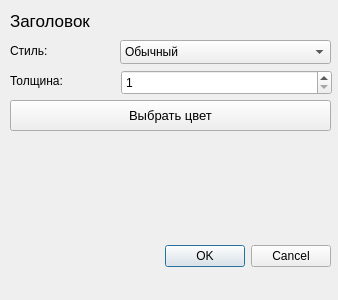
<?xml version="1.0" encoding="UTF-8"?>
<ui version="4.0">
 <class>PenDialog</class>
 <widget class="QDialog" name="PenDialog">
  <property name="geometry">
   <rect>
    <x>0</x>
    <y>0</y>
    <width>338</width>
    <height>300</height>
   </rect>
  </property>
  <property name="windowTitle">
   <string>Dialog</string>
  </property>
  <widget class="QDialogButtonBox" name="buttonBox">
   <property name="geometry">
    <rect>
     <x>20</x>
     <y>240</y>
     <width>311</width>
     <height>32</height>
    </rect>
   </property>
   <property name="orientation">
    <enum>Qt::Horizontal</enum>
   </property>
   <property name="standardButtons">
    <set>QDialogButtonBox::Cancel|QDialogButtonBox::Ok</set>
   </property>
  </widget>
  <widget class="QLabel" name="labelStyle">
   <property name="geometry">
    <rect>
     <x>10</x>
     <y>40</y>
     <width>101</width>
     <height>21</height>
    </rect>
   </property>
   <property name="text">
    <string>Стиль:</string>
   </property>
  </widget>
  <widget class="QPushButton" name="pushButtonColor">
   <property name="geometry">
    <rect>
     <x>10</x>
     <y>100</y>
     <width>321</width>
     <height>31</height>
    </rect>
   </property>
   <property name="font">
    <font>
     <pointsize>10</pointsize>
    </font>
   </property>
   <property name="autoFillBackground">
    <bool>true</bool>
   </property>
   <property name="text">
    <string>Выбрать цвет</string>
   </property>
  </widget>
  <widget class="QLabel" name="labelWeight">
   <property name="geometry">
    <rect>
     <x>10</x>
     <y>70</y>
     <width>101</width>
     <height>21</height>
    </rect>
   </property>
   <property name="text">
    <string>Толщина:</string>
   </property>
  </widget>
  <widget class="QSpinBox" name="spinBoxWeight">
   <property name="geometry">
    <rect>
     <x>121</x>
     <y>70</y>
     <width>211</width>
     <height>25</height>
    </rect>
   </property>
   <property name="minimum">
    <number>1</number>
   </property>
   <property name="maximum">
    <number>1000</number>
   </property>
   <property name="value">
    <number>1</number>
   </property>
  </widget>
  <widget class="QLabel" name="labelHeader">
   <property name="geometry">
    <rect>
     <x>10</x>
     <y>10</y>
     <width>321</width>
     <height>21</height>
    </rect>
   </property>
   <property name="font">
    <font>
     <pointsize>13</pointsize>
    </font>
   </property>
   <property name="text">
    <string>Заголовок</string>
   </property>
  </widget>
  <widget class="QComboBox" name="comboBoxStyle">
   <property name="geometry">
    <rect>
     <x>120</x>
     <y>40</y>
     <width>211</width>
     <height>24</height>
    </rect>
   </property>
   <property name="currentIndex">
    <number>1</number>
   </property>
   <item>
    <property name="text">
     <string>Без линии</string>
    </property>
   </item>
   <item>
    <property name="text">
     <string>Обычный</string>
    </property>
   </item>
   <item>
    <property name="text">
     <string>Пунктир</string>
    </property>
   </item>
   <item>
    <property name="text">
     <string>Пунктир-точка</string>
    </property>
   </item>
   <item>
    <property name="text">
     <string>Пунктир-точка-точка</string>
    </property>
   </item>
  </widget>
 </widget>
 <tabstops>
  <tabstop>comboBoxStyle</tabstop>
  <tabstop>spinBoxWeight</tabstop>
  <tabstop>pushButtonColor</tabstop>
 </tabstops>
 <resources/>
 <connections>
  <connection>
   <sender>buttonBox</sender>
   <signal>accepted()</signal>
   <receiver>PenDialog</receiver>
   <slot>accept()</slot>
   <hints>
    <hint type="sourcelabel">
     <x>248</x>
     <y>254</y>
    </hint>
    <hint type="destinationlabel">
     <x>157</x>
     <y>274</y>
    </hint>
   </hints>
  </connection>
  <connection>
   <sender>buttonBox</sender>
   <signal>rejected()</signal>
   <receiver>PenDialog</receiver>
   <slot>reject()</slot>
   <hints>
    <hint type="sourcelabel">
     <x>316</x>
     <y>260</y>
    </hint>
    <hint type="destinationlabel">
     <x>286</x>
     <y>274</y>
    </hint>
   </hints>
  </connection>
 </connections>
</ui>
